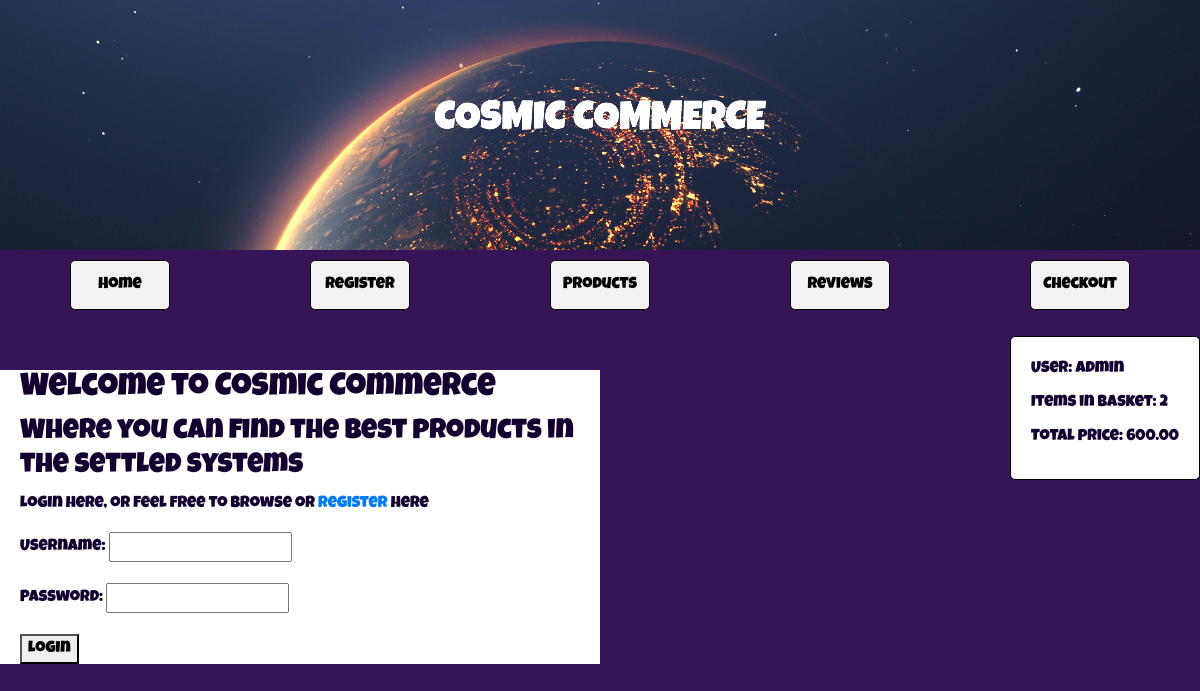
The page /index/ (signed in) on the database as committed earlier.
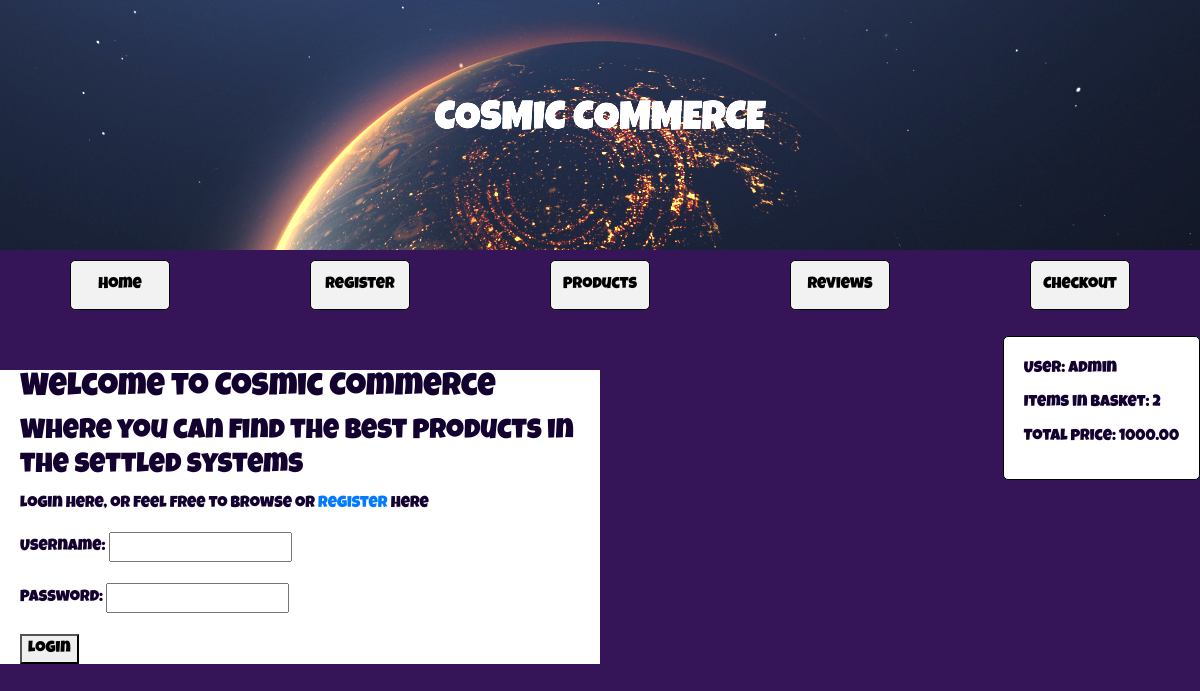
The same page on the database as committed later.
### catalog/models.py (models this page shows, shortened)
class Basket(models.Model):
    user = models.OneToOneField(User, on_delete=models.CASCADE)
    items = models.ManyToManyField(Product, through='BasketItem')
    def total_cost(self):
        return sum(item.total_price() for item in self.basketitem_set.all())

class BasketItem(models.Model):
    product = models.ForeignKey(Product, on_delete=models.CASCADE)
    basket = models.ForeignKey(Basket, on_delete=models.CASCADE)
    quantity = models.PositiveIntegerField(default=1)
    def total_price(self):
        return self.product.price * self.quantity

class Product(models.Model):
    image = models.ImageField(upload_to='products/')
    title = models.CharField(max_length=200, default='Default Title')
    description = models.TextField()
    price = models.DecimalField(max_digits=6, decimal_places=2)
    category = models.ForeignKey(Category, null=True, blank=True, on_delete=models.CASCADE)
    featured = models.BooleanField(default=False)

### catalog/views.py (the view)
# urls.py: path('index/', views.index, name='index'),
def index(request):
    if request.method == 'POST':
        form = AuthenticationForm(data=request.POST)
        if form.is_valid():
            user = form.get_user()
            login(request, user)
            return redirect('index')
    else:
        form = AuthenticationForm()
    basket = None
    if request.user.is_authenticated:
        basket, created = Basket.objects.get_or_create(user=request.user)
    featured_products = Product.objects.filter(featured=True)[:3]
    return render(request, 'catalog/index.html', {'form': form, 'basket': basket})

### catalog/context_processors.py (called while the page is built)
def basket(request):
    if request.user.is_authenticated:
        basket, created = Basket.objects.get_or_create(user=request.user)
        return {'basket': basket}
    else:
        return {}

### catalog/templates/catalog/index.html (shortened to what this page needs)
{% extends 'catalog/base.html' %}
{% block content %}
<div class="index-page-welcome">
    <h2>Welcome to Cosmic Commerce</h2>
    <h3>Where you can find the best products in the settled systems</h3>
    <p>Login here, or feel free to browse or <a href="{% url 'register' %}">Register</a> here</p>
    <form method="post">
        {{ form.as_p }}
        <button type="submit">Login</button>
      </form>
</div>
{% endblock %}

### catalog/templates/catalog/base.html (shortened to what this page needs)
{% load static %}
<!DOCTYPE html>
<html>
<head>
    <link rel="stylesheet" href="https://stackpath.bootstrapcdn.com/bootstrap/4.5.2/css/bootstrap.min.css">
    <link rel="stylesheet" type="text/css" href="{% static 'catalog/css/style.css' %}">
</head>
<body>
    <header class="site-header">
        <h1>COSMIC COMMERCE</h1>
    </header>
    <section class="site-nav">
        <nav>
            <ul>
                <li><a href="{% url 'index' %}">Home</a></li>
                <li><a href="{% url 'register' %}">Register</a></li>
                <li><a href="{% url 'products' %}">Products</a></li>
                <li><a href="{% url 'reviews' %}">Reviews</a></li>
                <li><a href="{% url 'checkout' %}">Checkout</a></li>
            </ul>
        </nav>
    </section>
    <div class="basket-info">
        {% if basket %}
            <p>User: {{ request.user.username }}</p>
            <p>Items in basket: {{ basket.basketitem_set.count }}</p>
            <p>Total price: {{ basket.total_cost }}</p>
        {% else %}
            <p>No items in basket</p>
        {% endif %}
    </div>
    {% block content %}
    {% endblock %}
</body>
</html>

Rows that differ between the two databases and show on the page:
changed through a linked row, Basket id 2: total_cost "600.00" → "1000.00"
